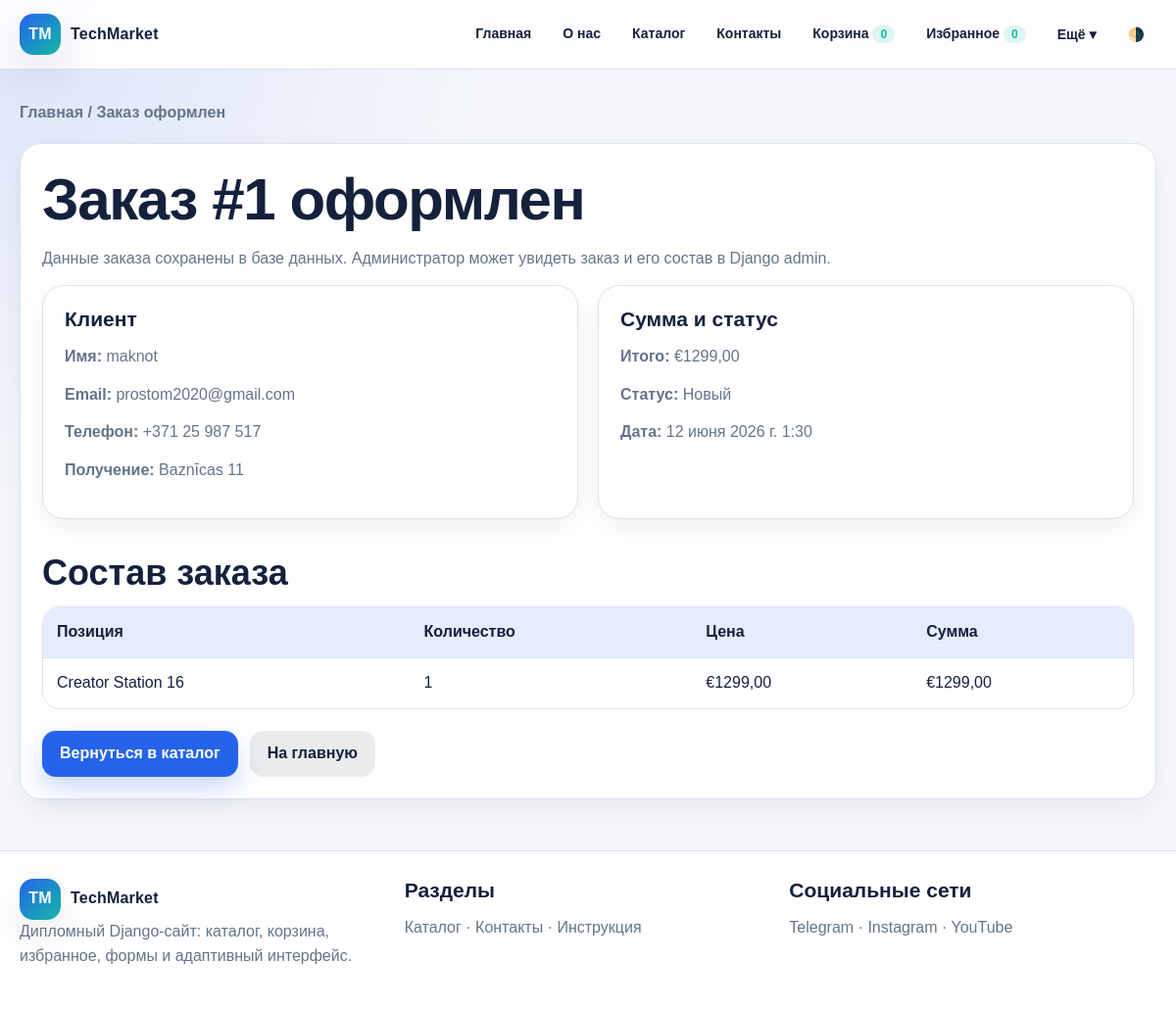
/order/1/success/, run on the app's committed database.
### shop/models.py (models this page shows, shortened)
class Order(models.Model):
    STATUS_CHOICES = [
        ('new', 'Новый'),
        ('processing', 'В обработке'),
        ('done', 'Выполнен'),
        ('cancelled', 'Отменён'),
    ]
    user = models.ForeignKey(User, on_delete=models.SET_NULL, null=True, blank=True)
    full_name = models.CharField(max_length=120)
    email = models.EmailField()
    phone = models.CharField(max_length=30)
    address = models.CharField(max_length=220)
    comment = models.TextField(blank=True)
    total_price = models.DecimalField(max_digits=10, decimal_places=2, default=0)
    status = models.CharField(max_length=20, choices=STATUS_CHOICES, default='new')
    created_at = models.DateTimeField(auto_now_add=True)
    class Meta:
        ordering = ['-created_at']

class OrderItem(models.Model):
    order = models.ForeignKey(Order, on_delete=models.CASCADE, related_name='items')
    product = models.ForeignKey(Product, on_delete=models.SET_NULL, null=True, blank=True)
    product_name = models.CharField(max_length=120)
    quantity = models.PositiveIntegerField(default=1)
    price = models.DecimalField(max_digits=10, decimal_places=2)
    line_total = models.DecimalField(max_digits=10, decimal_places=2)

### shop/views.py (the view)
# urls.py: path('order/<int:order_id>/success/', views.order_success, name='order_success'),
def order_success(request, order_id):
    order = get_object_or_404(Order, id=order_id)
    return render(request, 'shop/order_success.html', {'order': order})

### shop/context_processors.py (called while the page is built)
def site_counters(request):
    cart = request.session.get('cart', {})
    favorites = request.session.get('favorites', [])
    return {
        'cart_count': sum(int(qty) for qty in cart.values()),
        'favorites_count': len(favorites),
    }

### shop/templates/shop/order_success.html (shortened to what this page needs)
{% extends 'shop/base.html' %}
{% block content %}
<div class="breadcrumbs"><a href="{% url 'home' %}">Главная</a> / Заказ оформлен</div>
<section class="card">
    <h1>Заказ #{{ order.id }} оформлен</h1>
    <p>Данные заказа сохранены в базе данных. Администратор может увидеть заказ и его состав в Django admin.</p>
    <div class="grid grid-2">
        <div class="card">
            <h3>Клиент</h3>
            <p><strong>Имя:</strong> {{ order.full_name }}</p>
            <p><strong>Email:</strong> {{ order.email }}</p>
            <p><strong>Телефон:</strong> {{ order.phone }}</p>
            <p><strong>Получение:</strong> {{ order.address }}</p>
        </div>
        <div class="card">
            <h3>Сумма и статус</h3>
            <p><strong>Итого:</strong> €{{ order.total_price }}</p>
            <p><strong>Статус:</strong> {{ order.get_status_display }}</p>
            <p><strong>Дата:</strong> {{ order.created_at }}</p>
        </div>
    </div>
    <section class="section">
        <h2>Состав заказа</h2>
        <div class="table-wrap">
            <table>
                <thead><tr><th>Позиция</th><th>Количество</th><th>Цена</th><th>Сумма</th></tr></thead>
                <tbody>
                    {% for item in order.items.all %}
                    <tr><td>{{ item.product_name }}</td><td>{{ item.quantity }}</td><td>€{{ item.price }}</td><td>€{{ item.line_total }}</td></tr>
                    {% endfor %}
                </tbody>
            </table>
        </div>
    </section>
    <div class="actions">
        <a class="btn" href="{% url 'catalog' %}">Вернуться в каталог</a>
        <a class="btn secondary" href="{% url 'home' %}">На главную</a>
    </div>
</section>
{% endblock %}

### shop/templates/shop/base.html (style rules this page uses)
:root { --bg: #f5f7fb; --card: #ffffff; --text: #14213d; --muted: #64748b; --line: #dbe3ef; --primary: #2563eb; --primary-dark: #1d4ed8; --accent: #14b8a6; --warning: #f97316; --danger: #ef4444; --shadow: 0 18px 45px rgba(15, 23, 42, 0.11); --radius: 22px; }
* { box-sizing: border-box; }
html { scroll-behavior: smooth; }
body { margin: 0; font-family: Arial, Helvetica, sans-serif; background: radial-gradient(circle at top left, rgba(37,99,235,.13), transparent 32%), var(--bg); color: var(--text); line-height: 1.55; }
a { color: inherit; text-decoration: none; }
h1, h2, h3 { line-height: 1.15; margin: 0 0 14px; }
h1 { font-size: clamp(34px, 5vw, 62px); letter-spacing: -1.4px; }
h2 { font-size: clamp(26px, 3vw, 40px); }
h3 { font-size: 21px; }
p { color: var(--muted); margin: 0 0 14px; }
.actions { display: flex; align-items: center; gap: 12px; flex-wrap: wrap; margin-top: 22px; }
.btn { border: 0; display: inline-flex; align-items: center; justify-content: center; gap: 8px; min-height: 44px; padding: 11px 18px; border-radius: 14px; background: var(--primary); color: #fff; font-weight: 800; cursor: pointer; box-shadow: 0 12px 26px rgba(37, 99, 235, .24); }
.btn.secondary { background: color-mix(in srgb, var(--text) 9%, transparent); color: var(--text); box-shadow: none; }
.grid { display: grid; gap: 20px; }
.grid-2 { grid-template-columns: repeat(2, 1fr); }
.section { margin-top: 34px; }
.card { background: var(--card); border: 1px solid var(--line); border-radius: var(--radius); padding: 22px; box-shadow: 0 10px 28px rgba(15, 23, 42, .06); }
.table-wrap { overflow-x: auto; border-radius: 18px; border: 1px solid var(--line); background: var(--card); }
table { width: 100%; border-collapse: collapse; min-width: 680px; }
th, td { padding: 13px 14px; border-bottom: 1px solid var(--line); text-align: left; }
th { background: color-mix(in srgb, var(--primary) 12%, var(--card)); color: var(--text); }
tr:last-child td { border-bottom: 0; }
.breadcrumbs { margin-bottom: 18px; color: var(--muted); font-weight: 700; }

### data on the page
Order: id "1", full_name "maknot", email "prostom2020@gmail.com", phone "+371 25 987 517", address "Baznīcas 11", total_price "1299,00", status "Новый", created_at "12 июня 2026 г. 1:30"
OrderItem: product_name "Creator Station 16", quantity "1", price "1299,00", line_total "1299,00"

### other printed values
{{ cart_count }} "0"
{{ favorites_count }} "0"
